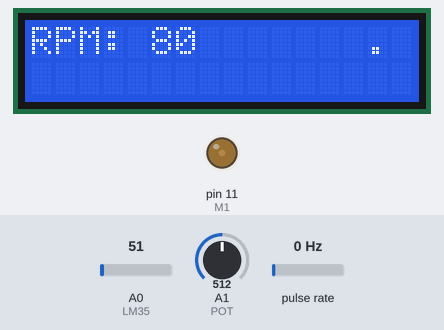
The sketch below on a simulated Arduino Uno, built with avr-gcc and run on an emulated ATmega328P. Shown: 16×2 character LCD, output pins drawn as LEDs (lit = HIGH). Wiring (inferred from the names in the program): pulse sensor: data pin 2. Inputs (shaded band) come from the test bench; at power-on: A1 (POT) = 512, A0 (LM35) = 51, pulse rate 0 Hz. The modem accepts every AT command (registered, SIM ready, sends succeed) and sends nothing else; what the sketch prints to the serial monitor is not drawn.

Above: at 1.4 s.
1.5 s: A1 (POT) set to 900
At 2.6 s:
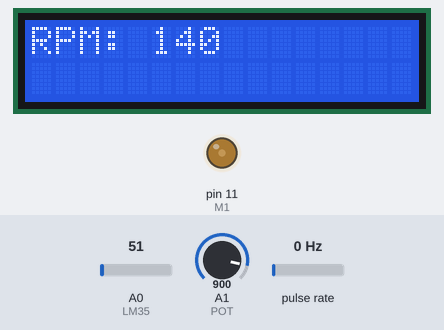
3.0 s: A1 (POT) set to 0
At 4.2 s:
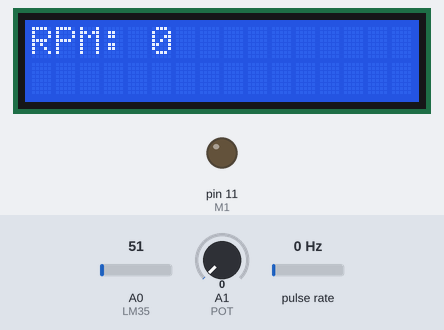
4.5 s: A1 (POT) set to 11
7.5 s: A1 (POT) set to 14
At 8.9 s:
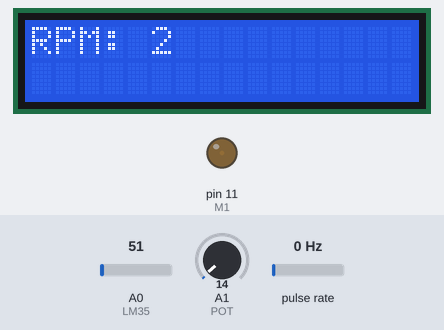
Timing chart, 0 to 10.1 s (numbered marks = the images above; inputs shaded):
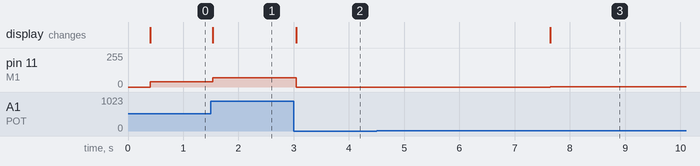

The sketch:

temp_speed_distance.ino
```cpp
#include <SoftwareSerial.h>
#define RX 8
#define TX 9

const int trigPin = A4;
const int echoPin = A5;
long duration;
int distanceCm, distanceInch;


String AP = "Oops";       // CHANGE ME
String PASS = "sweetchamp"; // CHANGE ME
String API = "8LF9CJLQ78WPZBDM";   // CHANGE ME
String HOST = "api.thingspeak.com";
String PORT = "80";
String field1 = "field1";
String field2 = "field2";
String field3 = "field3";

int countTrueCommand;
int countTimeCommand;
boolean found = false;
int valSensor = 1;
int val = 0;

// include the library code:
#include <LiquidCrystal.h>
// initialize the library with the numbers of the interface pins
LiquidCrystal lcd(10, 3, 4, 5, 6, 7);

int encoder_pin = 2; // pulse output from the module
unsigned int rpm; // rpm reading
volatile byte pulses; // number of pulses
unsigned long timeold;
// number of pulses per revolution
// based on your encoder disc
unsigned int pulsesperturn = 12;
int LM35 = A0;
int POT = A1;
int last_val;
int Dis;

void counter()
{
  //Update count
  pulses++;
}
int Val;

int M1 = 11;

SoftwareSerial esp8266(RX, TX);

void setup() {
  Serial.begin(9600);
  esp8266.begin(115200);
  pinMode(trigPin, OUTPUT);
  pinMode(echoPin, INPUT);
  analogWrite(M1, 0);
  pinMode(encoder_pin, INPUT);
  //Interrupt 0 is digital pin 2
  //Triggers on Falling Edge (change from HIGH to LOW)
  attachInterrupt(0, counter, FALLING);
  // Initialize
  pulses = 0;
  rpm = 0;
  timeold = 0;
  lcd.begin(16, 2);
  lcd.setCursor(0, 0);
  lcd.print("Initializing... ");
  lcd.setCursor(0, 1);
  lcd.print("                ");
  delay(100);
  sendCommand("AT", 5, "OK");
  sendCommand("AT+CWMODE=1", 5, "OK");
  sendCommand("AT+CWJAP=\"" + AP + "\",\"" + PASS + "\"", 20, "OK");
}
void loop() {
  Dis = (Val * millis()/1000)/1000;
  String getData = "GET /update?api_key=" + API + "&" + field1 + "=" + String(analogRead(LM35) * 5 / 10.23) + "&" + field2 + "=" + String(Val) + "&" + field3 + "=" + String(Dis);
  sendCommand("AT+CIPMUX=1", 2, "OK");
  sendCommand("AT+CIPSTART=0,\"TCP\",\"" + HOST + "\"," + PORT, 2, "OK");
  sendCommand("AT+CIPSEND=0," + String(getData.length() + 4), 1, ">");
  esp8266.println(getData); countTrueCommand++;
  sendCommand("AT+CIPCLOSE=0", 1, "OK");

  if (millis() - timeold >= 1000) {
    //Don't process interrupts during calculations
    detachInterrupt(0);
    rpm = (60 * 1000 / pulsesperturn ) / (millis() - timeold) * pulses;
    timeold = millis();
    pulses = 0;
    //Serial.print("RPM = ");
    //Serial.println(rpm / 4, DEC);
    //Restart the interrupt processing
    attachInterrupt(0, counter, FALLING);
  }
  Val = map(analogRead(POT), 0, 1023, 0, 80);
  Serial.println(Val);
  analogWrite(M1, Val);

  lcd.setCursor(0, 0);
  lcd.print("RPM: ");
  lcd.print(Val*2);
  lcd.print("       ");
  /*lcd.print(" KM/h | ");
  lcd.print(Dis);
  lcd.print(" km   ");
  lcd.setCursor(0, 1);
  lcd.print("Temp:");
  lcd.print(analogRead(LM35) * 5 / 10.23);
  lcd.print("deg C  ");*/
}

void sendCommand(String command, int maxTime, char readReplay[]) {
  Serial.print(countTrueCommand);
  Serial.print(". at command => ");
  Serial.print(command);
  Serial.print(" ");
  while (countTimeCommand < (maxTime * 1))
  {
    esp8266.println(command);//at+cipsend
    if (esp8266.find(readReplay)) //ok
    {
      found = true;
      break;
    }

    countTimeCommand++;
  }

  if (found == true)
  {
    Serial.println("OYI");
    countTrueCommand++;
    countTimeCommand = 0;
  }

  if (found == false)
  {
    Serial.println("Fail");
    countTrueCommand = 0;
    countTimeCommand = 0;
  }

  found = false;
}
```

Measured:
- after the input at 1.5 s, pin 11 (M1): 40/255 → 70/255 at once; the display: changes at once (image 1)
- after the input at 3.0 s, pin 11 (M1): 70/255 → 0/255 after 0.05 s; the display: changes after 0.05 s (image 2)
- after the input at 4.5 s, every drawn part: stays the same
- after the input at 7.5 s, pin 11 (M1): 0/255 → 1/255 after 0.15 s; the display: changes after 0.15 s (image 3)
